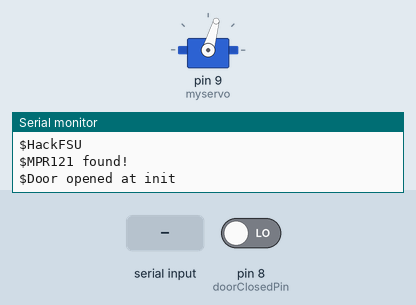
Simulated run of this sketch. Board: Arduino Leonardo, built with avr-gcc and run on an emulated ATmega32U4. Shown: servo, the last lines printed to the serial monitor. Inputs (shaded band) come from the test bench; at power-on: pin 8 (doorClosedPin) LOW.

Above: at 1.2 s.
1.3 s: pin 8 (doorClosedPin) driven HIGH
At 2.8 s:
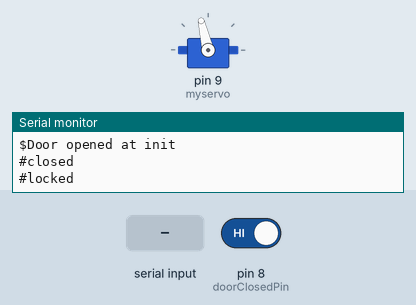
4.8 s: "U" received over Serial
At 5.1 s:
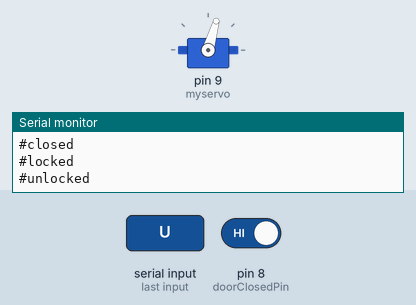
6.3 s: "L" received over Serial
At 7.4 s:
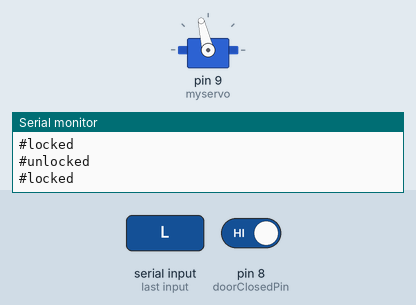
Timing chart, 0 to 9.3 s (numbered marks = the images above; inputs shaded):
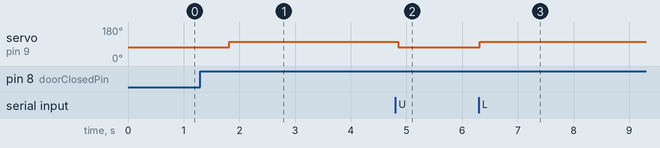

The sketch:

lockerArduino.ino
```cpp
#include <Wire.h>
#include "Adafruit_MPR121.h"

#include <Servo.h>

Servo myservo;

// You can have up to 4 on one i2c bus but one is enough for testing!
Adafruit_MPR121 cap = Adafruit_MPR121();

// Keeps track of the last pins touched
// so we know when buttons are 'released'
uint16_t lasttouched = 0;
uint16_t currtouched = 0;

const int doorClosedPin = 8;

const int doorClosedServoPosition = 103;
const int doorOpenServoPosition = 74;

int doorClosedState = 0;

int incomingByte = 0;

void setup() {
  //while (!Serial);        // needed to keep leonardo/micro from starting too fast!

  Serial.begin(115200);
  Serial.println("$HackFSU");

  myservo.attach(9);

  // Default address is 0x5A, if tied to 3.3V its 0x5B
  // If tied to SDA its 0x5C and if SCL then 0x5D
  if (!cap.begin(0x5A)) {
    Serial.println("!MPR121 not found, check wiring?");
    while (1);
  }
  Serial.println("$MPR121 found!");

  // initialize the door closed pin as an input:
  pinMode(doorClosedPin, INPUT);

  doorClosedState = digitalRead(doorClosedPin);
  if (doorClosedState == HIGH) {
    Serial.println("$Door closed at init");
    myservo.write(doorClosedServoPosition);
  } else {
    Serial.println("$Door opened at init");
    myservo.write(doorOpenServoPosition);
  }
}

void loop() {
  // check door is closed
  int currentDoorClosedState = digitalRead(doorClosedPin);
  if (doorClosedState != currentDoorClosedState) {
    doorClosedState = currentDoorClosedState;
    if (doorClosedState == HIGH) {
      Serial.println("#closed");
      delay(500);
      Serial.println("#locked");
      myservo.write(doorClosedServoPosition);
    }
    if (doorClosedState == LOW) {
      Serial.println("#open");
    }
  }

  if (Serial.available() > 0) {
    // read the incoming byte:
    incomingByte = Serial.read();

    // say what you got:
    //    Serial.print("I received: ");
    //    Serial.println(incomingByte, DEC);
    if (incomingByte == 'L') {
      Serial.println("#locked");
      myservo.write(doorClosedServoPosition);
    }
    if (incomingByte == 'U') {
      Serial.println("#unlocked");
      myservo.write(doorOpenServoPosition);
    }

  }

  // Get the currently touched pads
  currtouched = cap.touched();

  // it if *is* touched and *wasnt* touched before, alert!
  if ((currtouched & _BV(0)) && !(lasttouched & _BV(0)) ) {
    Serial.println("#touched");
  }
  // if it *was* touched and now *isnt*, alert!
  if (!(currtouched & _BV(0)) && (lasttouched & _BV(0)) ) {
    //Serial.println(" released");
  }

  // reset our state
  lasttouched = currtouched;
  // slow down
  delay(50);
}
```

Measured:
- after the input at 1.3 s, servo on pin 9 (myservo): 74° → 103° after 0.52 s
- after the input at 4.8 s, servo on pin 9 (myservo): 103° → 74° after 0.05 s
- after the input at 6.3 s, servo on pin 9 (myservo): 74° → 103° at once
